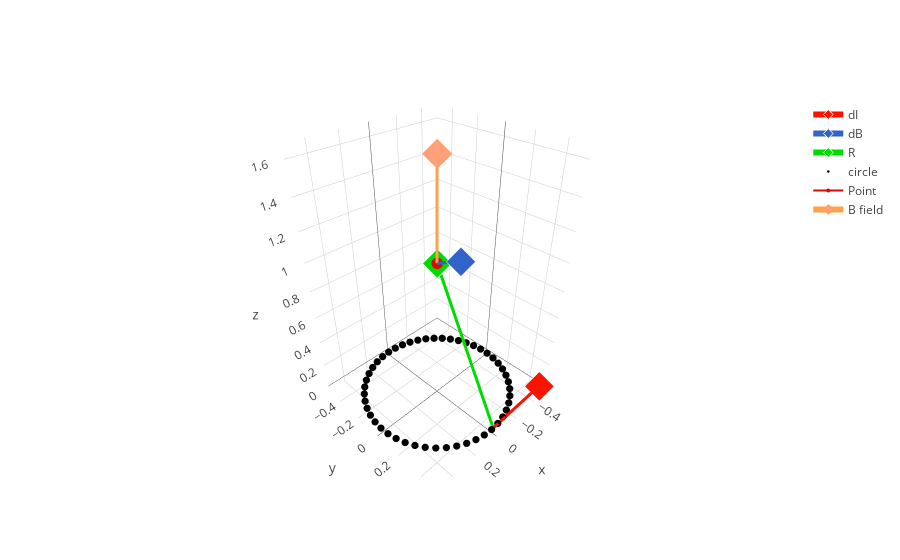

Notebook cell for this chart:
### Code cell
"""Plotting script """


trace1 = go.Scatter3d(x = [a*np.cos(phi_scal),dI[0]+a*np.cos(phi_scal)], 
                      y = [a*np.sin(phi_scal),dI[1]+a*np.sin(phi_scal)], 
                      z = [0,dI[2]],
                      name = "dI", 
                      line = dict(width = 6,color = 'rgb(250,20,0)'),
                      marker = dict(size=[0,15],color= 'rgb(250,20,0)',symbol= 'diamond',opacity=1)
                      
                      )                     


trace2 = go.Scatter3d(x = [0,0+dB[0]], 
                      y = [0,0+dB[1]], 
                      z = [1,1+dB[2]],
                      name = "dB",
                      line = dict(width = 6, color = 'rgb(50,100,200)'),
                      marker = dict(size=[0,15],color= 'rgb(50,100,200)',symbol= 'diamond',opacity=1)
                     );

Btrace = go.Scatter3d(x = [0,0+B[0]], 
                      y = [0,0+B[1]], 
                      z = [1,1+B[2]],
                      name = "B field",
                      line = dict(width = 6, color = 'rgb(255,160,75)'),
                      marker = dict(size=[0,15],color= 'rgb(255,160,122)',symbol= 'diamond',opacity=1)
                     );


trace3 = go.Scatter3d(x = [a*np.cos(phi_scal),r_vec[0]+a*np.cos(phi_scal)],
                      y = [a*np.sin(phi_scal),r_vec[1]+a*np.sin(phi_scal)],
                      z = [0,r_vec[2]],
                      name = "R", 
                      line = dict(width = 6, color = 'rgb(0,220,0)'),
                      marker = dict(size=[0,15],color= 'rgb(0,220,0)',symbol= 'diamond',opacity=1),
                     );


uu = np.linspace(0, 2 * np.pi, 50)
xc = a*np.cos(uu); 
yc = a*np.sin(uu); 
zc = np.zeros_like(xc); 

trace4 = go.Scatter3d( x =  xc ,
                      y = yc,
                      z = zc,
                      name = "circle",
                     mode = "markers",
                     marker = dict(symbol="circle",size=2.5,opacity=1,color= 'rgb(0,0,0)'),
                    );

pointtrace = go.Scatter3d(x = [P[0]],
                          y= [P[1]],
                          z=[P[2]],
                          name = 'Point',
                          marker = dict(size=4, color= 'rgb(214,11,8)')
                         )


data = [trace1,trace2,trace3,trace4,pointtrace,Btrace]

fig = dict(data=data)

iplot(fig)

### Figure 1 — Plotly figure (JSON) as saved in the notebook; plotly's stock layout.template omitted (floating-point values rounded to 4 significant figures)
{"data": [{"line": {"color": "rgb(250,20,0)", "width": 6}, "marker": {"color": "rgb(250,20,0)", "opacity": 1, "size": [0, 15], "symbol": "diamond"}, "name": "dI", "type": "scatter3d", "x": [3.062e-17, -0.5], "y": [0.5, 0.5], "z": [0, 0]}, {"line": {"color": "rgb(50,100,200)", "width": 6}, "marker": {"color": "rgb(50,100,200)", "opacity": 1, "size": [0, 15], "symbol": "diamond"}, "name": "dB", "type": "scatter3d", "x": [0, 1.096e-17], "y": [0, 0.179], "z": [1, 1.09]}, {"line": {"color": "rgb(0,220,0)", "width": 6}, "marker": {"color": "rgb(0,220,0)", "opacity": 1, "size": [0, 15], "symbol": "diamond"}, "name": "R", "type": "scatter3d", "x": [3.062e-17, 0], "y": [0.5, 0], "z": [0, 1]}, {"marker": {"color": "rgb(0,0,0)", "opacity": 1, "size": 2.5, "symbol": "circle"}, "mode": "markers", "name": "circle", "type": "scatter3d", "x": [0.5, 0.4959, 0.4836, 0.4635, 0.4357, 0.4007, 0.3592, 0.3117, 0.2592, 0.2024, 0.1423, 0.0798, 0.01603, -0.04801, -0.1113, -0.1727, -0.2313, -0.2861, -0.3362, -0.3807, -0.419, -0.4505, -0.4745, -0.4908, -0.499, -0.499, -0.4908, -0.4745, -0.4505, -0.419, -0.3807, -0.3362, -0.2861, -0.2313, -0.1727, -0.1113, -0.04801, 0.01603, 0.0798, 0.1423, 0.2024, 0.2592, 0.3117, 0.3592, 0.4007, 0.4357, 0.4635, 0.4836, 0.4959, 0.5], "y": [0, 0.06394, 0.1268, 0.1876, 0.2454, 0.2991, 0.3478, 0.3909, 0.4276, 0.4572, 0.4793, 0.4936, 0.4997, 0.4977, 0.4875, 0.4692, 0.4433, 0.4101, 0.3701, 0.3241, 0.2728, 0.2169, 0.1576, 0.09558, 0.03204, -0.03204, -0.09558, -0.1576, -0.2169, -0.2728, -0.3241, -0.3701, -0.4101, -0.4433, -0.4692, -0.4875, -0.4977, -0.4997, -0.4936, -0.4793, -0.4572, -0.4276, -0.3909, -0.3478, -0.2991, -0.2454, -0.1876, -0.1268, -0.06394, -1.225e-16], "z": [0, 0, 0, 0, 0, 0, 0, 0, 0, 0, 0, 0, 0, 0, 0, 0, 0, 0, 0, 0, 0, 0, 0, 0, 0, 0, 0, 0, 0, 0, 0, 0, 0, 0, 0, 0, 0, 0, 0, 0, 0, 0, 0, 0, 0, 0, 0, 0, 0, 0]}, {"marker": {"color": "rgb(214,11,8)", "size": 4}, "name": "Point", "type": "scatter3d", "x": [0], "y": [0], "z": [1]}, {"line": {"color": "rgb(255,160,75)", "width": 6}, "marker": {"color": "rgb(255,160,122)", "opacity": 1, "size": [0, 15], "symbol": "diamond"}, "name": "B field", "type": "scatter3d", "x": [0, 1.395e-17], "y": [0, 1.777e-17], "z": [1, 1.628]}], "layout": {}}
